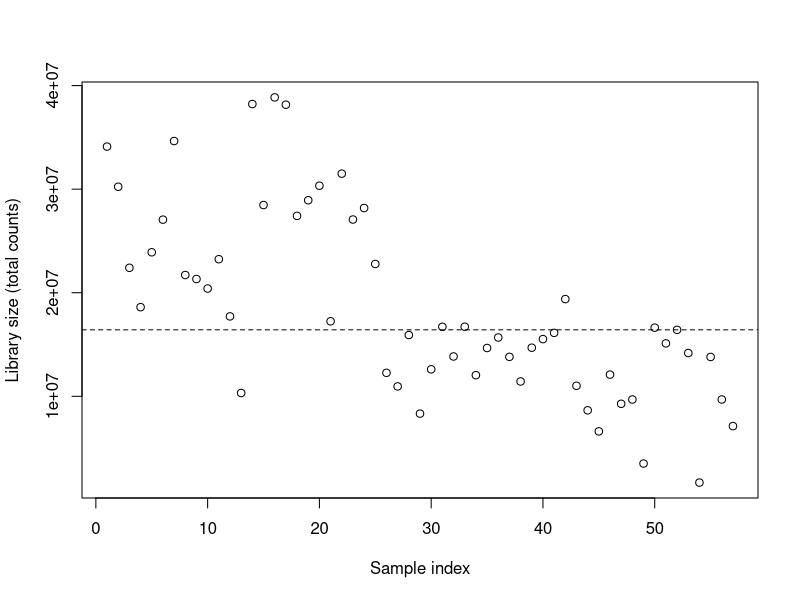
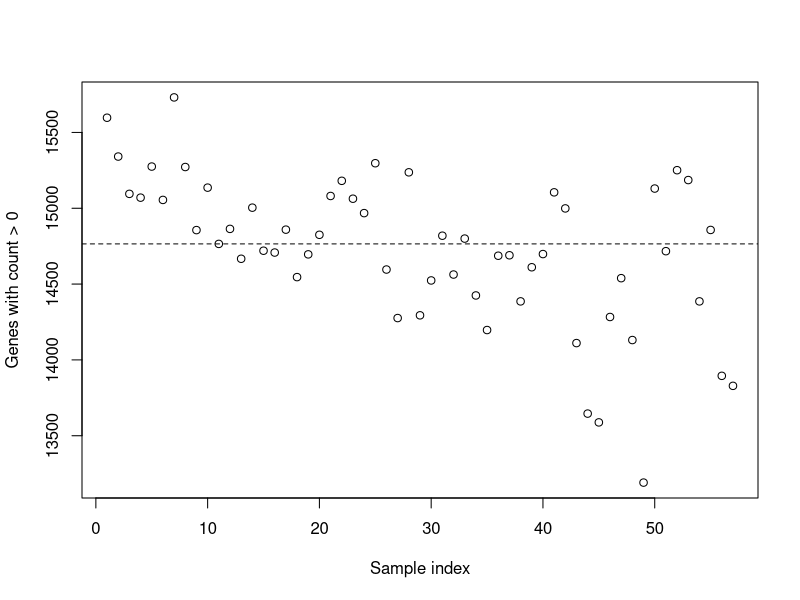
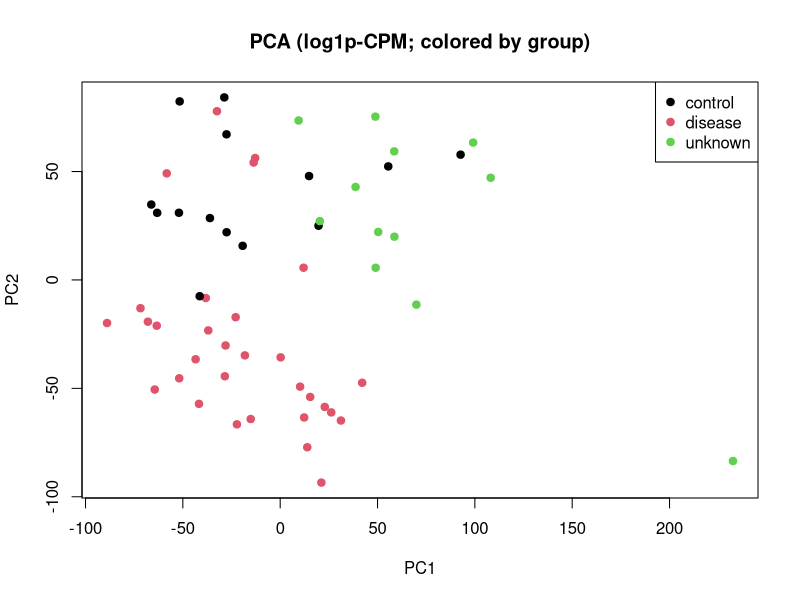
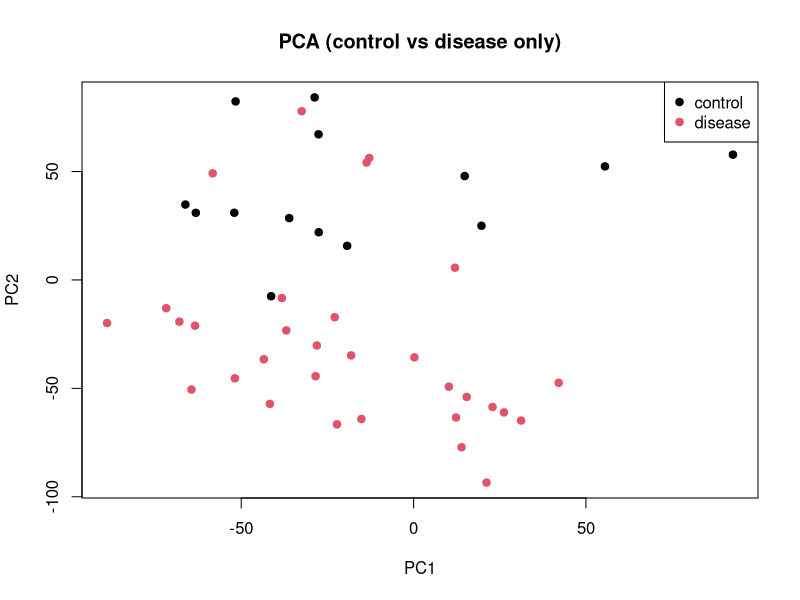
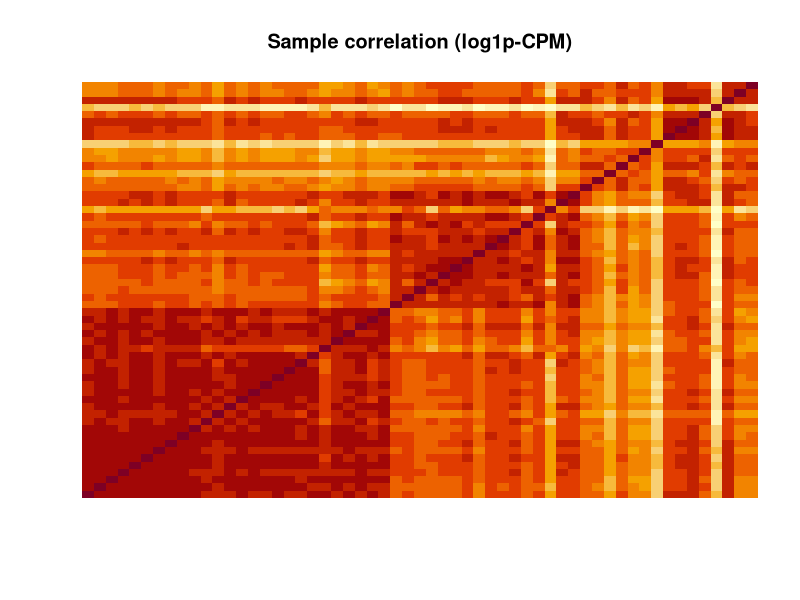

Generate these figures, in order, with R:
## ---- chunk 1
# Run notebook from project root
knitr::opts_knit$set(root.dir = normalizePath(".."))

# Create results folder
dir.create("results", showWarnings = FALSE)

# ---- 1) Load standardized inputs ----
counts <- read.delim("data/raw_counts.tsv", check.names = FALSE)
meta <- read.delim(
  "data/metadata.tsv",
  check.names = FALSE,
  colClasses = c("character", "character")
)

# ---- 2) Build count matrix (genes x samples) ----
gene_col <- colnames(counts)[1]
genes <- counts[[gene_col]]

mat <- as.matrix(counts[, -1])
rownames(mat) <- genes

# ---- 3) Align metadata to count columns (CRITICAL) ----
stopifnot(all(colnames(mat) %in% meta$sample))
meta <- meta[match(colnames(mat), meta$sample), ]
stopifnot(all(meta$sample == colnames(mat)))

# ---- 4) QC: library size (total counts per sample) ----
libsize <- colSums(mat)

png("results/qc_library_size.png", width = 900, height = 500)
plot(libsize, ylab = "Library size (total counts)", xlab = "Sample index")
abline(h = median(libsize), lty = 2)
dev.off()

# ---- 5) QC: detected genes per sample ----
detected_genes <- colSums(mat > 0)

png("results/qc_detected_genes.png", width = 900, height = 500)
plot(detected_genes, ylab = "Genes with count > 0", xlab = "Sample index")
abline(h = median(detected_genes), lty = 2)
dev.off()

# ---- 6) Normalize for PCA (CPM + log1p) ----
cpm <- sweep(mat, 2, libsize / 1e6, "/")
log_cpm <- log1p(cpm)

# Remove genes that have zero variance (PCA scaling fails otherwise)
gene_var <- apply(log_cpm, 1, var)
log_cpm2 <- log_cpm[gene_var > 0, ]

# ---- 7) PCA ----
pca <- prcomp(t(log_cpm2), scale. = TRUE)

pc_df <- data.frame(
  sample = colnames(log_cpm2),
  PC1 = pca$x[, 1],
  PC2 = pca$x[, 2],
  group = meta$group,
  stringsAsFactors = FALSE
)

# PCA plot colored by group (cleaner than labeling every point)
png("results/pca_logcpm.png", width = 900, height = 600)
plot(pc_df$PC1, pc_df$PC2,
     xlab = "PC1", ylab = "PC2",
     main = "PCA (log1p-CPM; colored by group)",
     pch = 19,
     col = as.factor(pc_df$group))
legend("topright",
       legend = levels(as.factor(pc_df$group)),
       pch = 19,
       col = 1:length(levels(as.factor(pc_df$group))))
dev.off()

# Optional: PCA excluding unknown samples (often easier to interpret)
keep <- pc_df$group %in% c("control", "disease")
pc_df2 <- pc_df[keep, ]

png("results/pca_logcpm_control_vs_disease.png", width = 900, height = 600)
plot(pc_df2$PC1, pc_df2$PC2,
     xlab = "PC1", ylab = "PC2",
     main = "PCA (control vs disease only)",
     pch = 19,
     col = as.factor(pc_df2$group))
legend("topright",
       legend = levels(as.factor(pc_df2$group)),
       pch = 19,
       col = 1:length(levels(as.factor(pc_df2$group))))
dev.off()

# ---- 8) Sample correlation heatmap ----
cor_mat <- cor(log_cpm2, method = "pearson")

png("results/sample_correlation.png", width = 900, height = 800)
image(cor_mat, main = "Sample correlation (log1p-CPM)", axes = FALSE)
dev.off()

# ---- 9) Save simple QC summary for reporting ----
qc_summary <- data.frame(
  sample = colnames(mat),
  group = meta$group,
  library_size = libsize,
  detected_genes = detected_genes,
  stringsAsFactors = FALSE
)

write.table(qc_summary, "results/qc_summary.tsv", sep = "\t", row.names = FALSE, quote = FALSE)

# ---- Final sanity checks ----
table(meta$group)
dim(mat)
dim(log_cpm2)
head(qc_summary)
